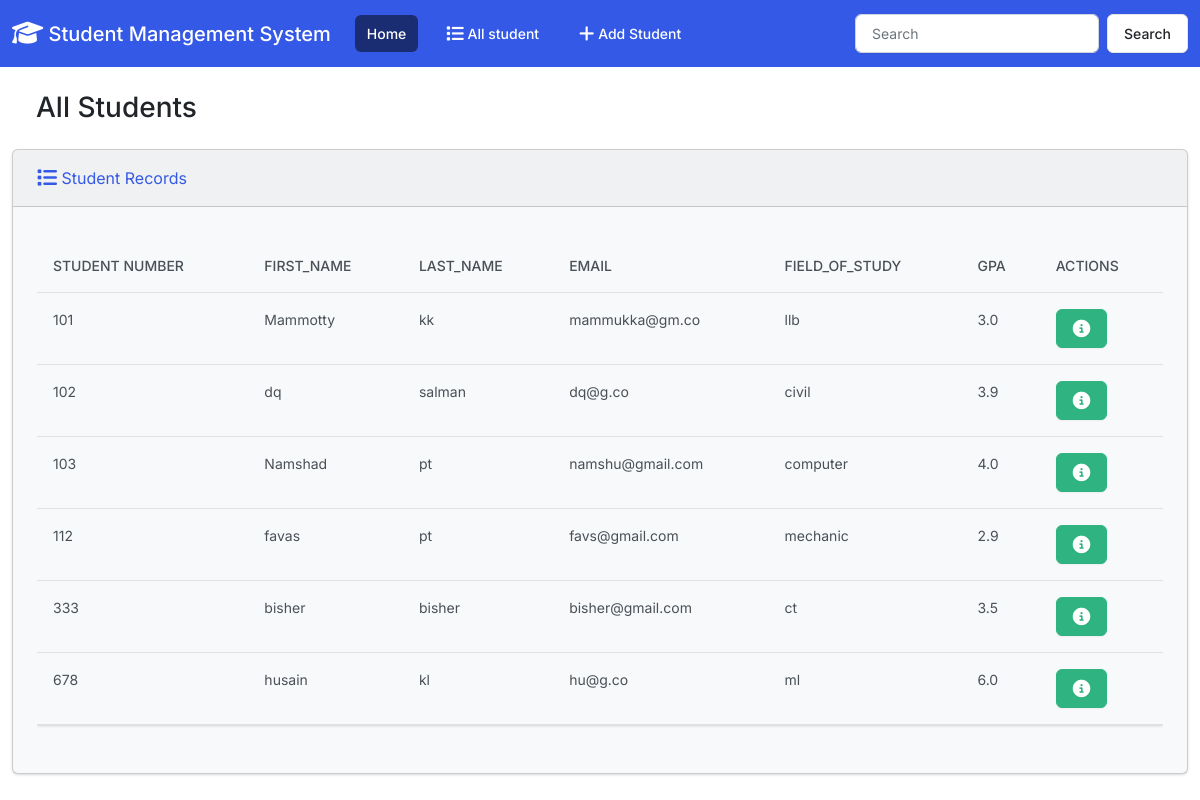
The page / on the database its author committed.
### students/models.py (models this page shows, shortened)
class Student(models.Model):
    student_number=models.PositiveIntegerField()
    first_name = models.CharField(max_length=100)
    last_name=models.CharField(max_length=100)
    email =models.EmailField()
    field_of_study=models.CharField(max_length=100)
    gpa = models.FloatField()

### students/views.py (the view)
# urls.py: path('',views.index,name='index'),
def index(request):
    return render(request,'index.html',
                  {'students':Student.objects.all()})

### templates/index.html (shortened to what this page needs)
{% extends 'base.html' %}
{% block body %}
<div class="container-fluid">
  <h3 class="m-4">All Students</h3>
  <div class="row">
      <div class="col-12">
          {% if students %}
          <div class="card bg-light mb-3">
              <div class="card-header text-primary "><i class="fa-solid fa-list fa-lg"></i> Student Records</div>
              <div class="card-body">
                <p class="card-text">
                  <div class="table-responsive">
                      <table class="table table-hover">
                          <thead>
                            <tr>
                              <th scope="col">Student Number</th>
                              <th scope="col">First_Name</th>
                              <th scope="col">Last_Name</th>
                              <th scope="col">Email</th>
                              <th scope="col">Field_Of_Study</th>
                              <th scope="col">GPA</th>
                              <th scope="col">Actions</th>
                            </tr>
                          </thead>
                          <tbody>
                              {% for student in students %}
                              <tr>
                                  <td>{{student.student_number}}</td>
                                  <td>{{student.first_name}}</td>
                                  <td>{{student.last_name}}</td>
                                  <td>{{student.email}}</td>
                                  <td>{{student.field_of_study}}</td>
                                  <td>{{student.gpa}}</td>
                                  <td>
                                      <button class="btn btn-success me-1" href="{% url 'view_student' student.id %}" data-bs-toggle="modal" data-bs-target="#{{student.id}}">
                                      </button>
                                  </td>
                              </tr>
                              {% endfor %}
                          </tbody>
                        </table>
                  </div>
                </p>
              </div>
          </div>
          {% else %}
          <h5 class="alert alert-primary ms-4 me-4">No Student Records</h5>
          {% endif %}
      </div>
  </div>
</div>
{% endblock %}

### templates/base.html (shortened to what this page needs)
{% load static %}
<!DOCTYPE html>
<html lang="en">
<head>
    <link rel="stylesheet" href="{% static 'bts/css/bootstrap.min.css' %}">
    <link rel="stylesheet" href="https://cdnjs.cloudflare.com/ajax/libs/font-awesome/6.4.0/css/all.min.css"/>
    <link rel="stylesheet" href="{% static 'css/bootstrap.min.css' %}">
</head>
<body class="d-flex flex-column min-vh-100">
        <nav class="navbar navbar-expand-lg navbar-dark bg-primary">
            <div class="container-fluid">
              <a class="navbar-brand" href="#">
                <i class="fa-solid fa-graduation-cap fa-lg"></i>  Student Management System</a>
              <div class="collapse navbar-collapse" id="navbarColor01">
                <ul class="navbar-nav me-auto">
                  <li class="nav-item">
                    <a class="nav-link active" href="#">Home
                    </a>
                  </li>
                  <li class="nav-item">
                    <a class="nav-link" href="{% url 'index' %}">
                         All student</a>
                  </li>
                  <li class="nav-item">
                    <a class="nav-link" href="{% url 'add' %}">
                         Add Student</a>
                  </li>
                </ul>
                <form class="d-flex">
                  <input class="form-control me-sm-2" type="search" placeholder="Search">
                  <button class="btn btn-secondary my-2 my-sm-0" type="submit">Search</button>
                </form>
              </div>
            </div>
          </nav>
          {% block body %}
          {% endblock %}
</body>
</html>

### rows shown on the page
Student: student_number "101", first_name "Mammotty", last_name "kk", email "mammukka@gm.co", field_of_study "llb", gpa "3.0"
Student: student_number "102", first_name "dq", last_name "salman", email "dq@g.co", field_of_study "civil", gpa "3.9"
Student: student_number "103", first_name "Namshad", last_name "pt", email "namshu@gmail.com", field_of_study "computer", gpa "4.0"
Student: student_number "112", first_name "favas", last_name "pt", email "favs@gmail.com", field_of_study "mechanic", gpa "2.9"
Student: student_number "333", first_name "bisher", last_name "bisher", email "bisher@gmail.com", field_of_study "ct", gpa "3.5"
Student: student_number "678", first_name "husain", last_name "kl", email "hu@g.co", field_of_study "ml", gpa "6.0"
